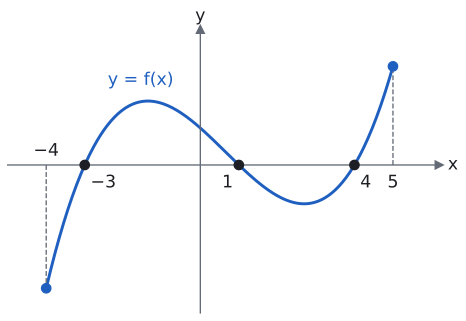

Here is the Python script that generated this plot:
import sys; sys.path.insert(0, "tools")
from cizim import *

# f: [−4, 5] → R, f(x) = (x + 3)(x − 1)(x − 4)/10. Kökler −3, 1, 4. f(−4) = −4, f(5) = 3,2.
fig, ax = sekil(5.8, 4.2)
eksenler(ax, x=(-5.0, 6.2), y=(-4.8, 4.4))
ax.set_aspect(0.8)
ax.set_xticks([]); ax.set_yticks([])
xs = np.linspace(-4, 5, 400); ax.plot(xs, (xs + 3) * (xs - 1) * (xs - 4) / 10, color=MAVI)
nokta(ax, -4, -4, renk=MAVI); nokta(ax, 5, 3.2, renk=MAVI)
for r in (-3, 1, 4): nokta(ax, r, 0, renk=YAZI)
ax.text(-2.85, -0.3, "−3", ha="left", va="top", fontsize=13)
ax.text(0.85, -0.3, "1", ha="right", va="top", fontsize=13)
ax.text(4.15, -0.3, "4", ha="left", va="top", fontsize=13)
ax.plot([-4, -4], [0, -4], color=SOLUK, ls="--", lw=1); ax.text(-4, 0.3, "−4", ha="center", fontsize=13)
ax.plot([5, 5], [0, 3.2], color=SOLUK, ls="--", lw=1); ax.text(5, -0.3, "5", ha="center", va="top", fontsize=13)
ax.text(-2.4, 2.6, "y = f(x)", color=MAVI, fontsize=13)
kaydet(fig, __file__)
